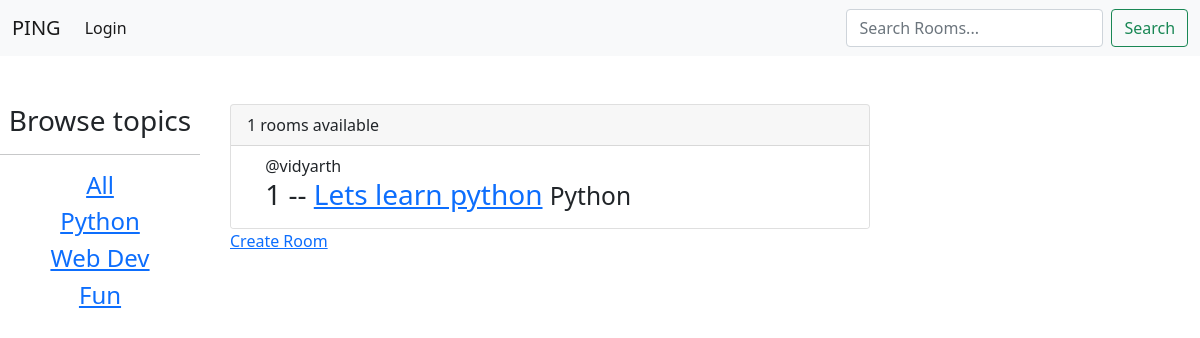
Page /?q=Python on the committed database.
### base/models.py (models this page shows, shortened)
class Topic(models.Model):
    name = models.CharField(max_length=100)
    def __str__(self):
        return self.name

class Room(models.Model):
    host = models.ForeignKey(User,on_delete=models.SET_NULL,null=True)
    topic = models.ForeignKey(Topic,on_delete=models.SET_NULL,null=True)
    name = models.CharField(max_length=200)
    description = models.TextField(null=True, blank=True)
    participants = models.ManyToManyField(User,related_name="participants",blank=True)
    updated = models.DateTimeField(auto_now=True) #Every time we save
    created = models.DateTimeField(auto_now_add=True)  # Every time we create
    class Meta:
        ordering = ['-updated','-created']

### base/views.py (the view)
# urls.py: path('', views.home, name="home"),
def home(request):
    q = request.GET.get('q') if request.GET.get('q') != None else ''
    room = Room.objects.filter(
        Q(topic__name__icontains=q) | Q(name__icontains=q) | Q(description__icontains=q)
        )
    topics = Topic.objects.all()
    room_count = room.count()
    return render(request,"base/home.html",{
        "room" : room,
        "topic":topics,
        "room_count":room_count,
    })

### base/templates/base/home.html (shortened to what this page needs)
{% extends 'base/main.html' %}
{% block content %}
<div class="home-container">
    <div>
        <h3 style="text-align: center;">Browse topics</h3>
        <hr>
        <div style="text-align: center;">
            <h4><a href="{% url 'home'%}">All</a></h4>
            {% for i in topic %}
                <h4><a href="{% url 'home'%}?q={{i.name}}">{{i.name}}</a></h4>
            {% endfor %}
        </div>
    </div>
    <div style="margin-left: 3%;">
        <div class="card" style="width: 40rem;">
            <div class="card-header">
                {{room_count}} rooms available
            </div>
            <ul class="list-group list-group-flush">
                {% for i in room %}
                <li class="list-group-item">
                    <div style="margin-left: 3%;">
                        <span>@{{i.host.username}}</span>
                        <h3>{{i.id}} -- <a href="{% url 'room' pk=i.id %}">{{i.name}}</a>
                        <small>{{i.topic}}</small>
                    </div>
                </li>
                {% endfor %}
            </ul>
        </div>
        <a href="{% url 'create-room' %}">Create Room</a>
    </div>
    </div>
{% endblock %}

### base/templates/base/home.html (style rules this page uses)
.home-container { display: grid; grid-template-columns: 1fr 5fr; }

### rows in the picture
Topic: name "Python"
Topic: name "Web Dev"
Topic: name "Fun"
Room: host.username "vidyarth", id "1", name "Lets learn python", topic "Python"

### other values in the picture
{{ room_count }} "1"
